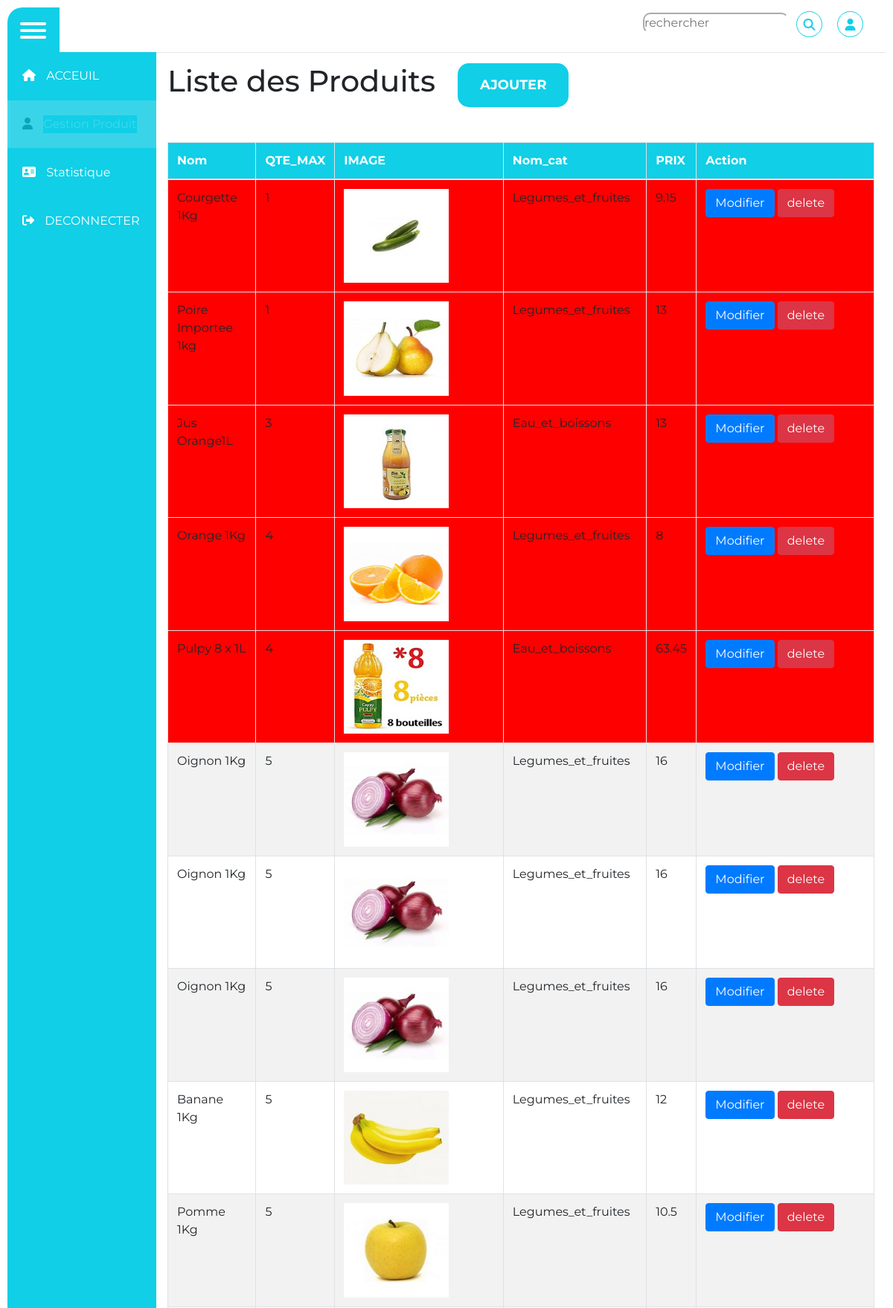
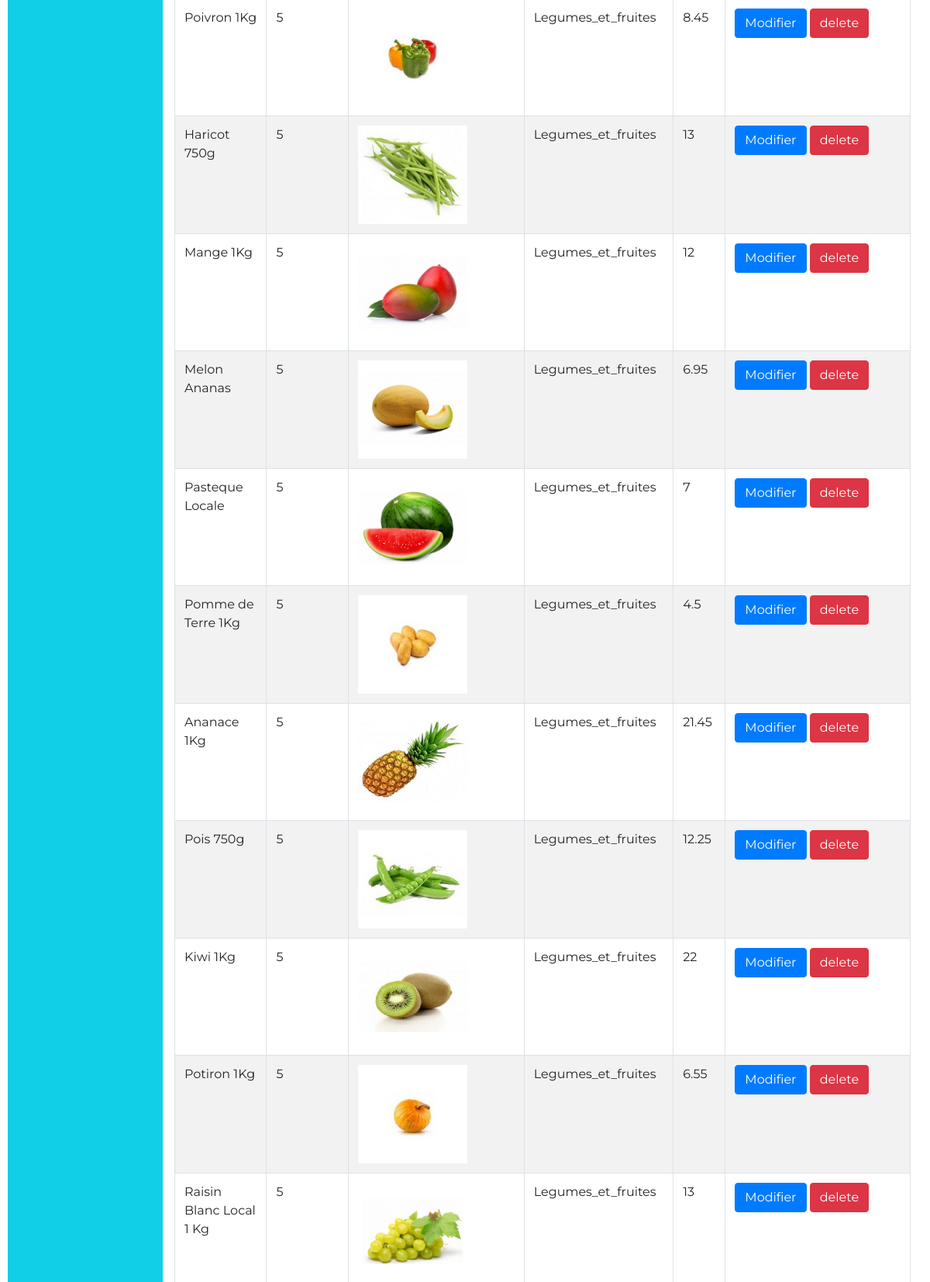
/admin/Product/produit.php (upper part), run on the app's committed database (2 pictures, top to bottom).
### tables this page shows
CREATE TABLE IF NOT EXISTS `produit` (
  `ID_PRD` int(11) NOT NULL AUTO_INCREMENT,
  `NOM` varchar(250) DEFAULT NULL,
  `QTE_MAX` float DEFAULT NULL,
  `IMAGE` longblob DEFAULT NULL,
  `Nom_cat` varchar(30) DEFAULT NULL,
  `PRIX` float DEFAULT NULL,
  PRIMARY KEY (`ID_PRD`)
);

### admin/Product/produit.php (the view, shortened to what this page needs)
<?php
$status = false;
$search = "";
?>
<!DOCTYPE html>
<html lang="en">
<head>
	<link rel="stylesheet" href="../css/styles.css">
  <link rel="stylesheet" href="https://stackpath.bootstrapcdn.com/bootstrap/4.4.1/css/bootstrap.min.css">
</head>
<body>
<div class="wrapper">
  <div class="top_navbar">
    <div class="hamburger">
       <div class="one"></div>
       <div class="two"></div>
       <div class="three"></div>
    </div>
    <div class="top_menu">
      <form class="form" role="form" action="produit.php" method="post"enctype="multipart/form-data">
      <ul>
        <li>
          <input type="text" placeholder="rechercher" name="name" id="search">
        </li>
       <li>
       <button type="submit" name="search" style="background-color:white;border:none;outline:none;" >
       <a>
          <i class="fas fa-search"></i></a>
</button>
          </li>
          <li><a href="produit.php">
          <i class="fas fa-user"></i>
          </a></li>
      </ul>
      </form>
    </div>
  </div>
  <div class="sidebar">
      <ul>
        <li class="title"><a href="../index.php" >
          <span class="icon"><i class="fas fa-home"></i></span>
          <span class="title">ACCEUIL</span></a></li>
        <li class="title"><a href="#" class="active">
          <span class="icon"><i class="fas fa-user"></i></span>
          <span class="title">Gestion Produit</span>
          </a></li>
        <li class="title"><a href="statistique.php">
          <span class="icon"><i class="fas fa-address-card"></i></span>
          <span class="title">Statistique</span>
          </a></li>
        <li class="title"><a href="../Loguot.php">
          <span class="icon"><i class="fas fa-sign-out-alt"></i></span>
          <span class="title">DECONNECTER</span>
          </a></li>
    </ul>
  </div>
  <div class="main_container">
    <div class="container admin">
        <div class="row">
        <h1>Liste des Produits</h1>
          <a class="btn-main" href="Ajoute.php">Ajouter</a>
            <table class="table table-striped table-bordered">
            <thead>
                <tr class="title">
                <th>Nom</th>
                <th>QTE_MAX</th>
                <th>IMAGE</th>
                <th>Nom_cat</th>
                <th>PRIX</th>
                <th>Action</th>
                </tr>
            </thead>
            <tbody>
            <tr>
            <?php
             $db = Database::connect();
            if($status){
              try{
              $statement = $db->prepare("select ID_PRD,NOM,QTE_MAX,IMAGE,Nom_cat,PRIX from produit where NOM = ? or Nom_cat = ?");
              $statement->execute(array($search,$search));
              while($item = $statement->fetch())
              {
             echo  '<tr>';
if($item['QTE_MAX'] < 5 ){
  echo    '<td class="exp">' . $item['NOM'] .  '</td>';
  echo    '<td class="exp">' . $item['QTE_MAX'] .  '</td>';
  echo    '<td class="exp" width=300 ><img class="image" src="../../img/'.$item["Nom_cat"] .'/' . $item["IMAGE"] .'" ></td>';
  echo    '<td class="exp">' . $item['Nom_cat'] .  '</td>';
  echo    '<td class="exp">' . $item['PRIX'] .  '</td>';
  echo   '<td class="exp" width=300>';
  echo   '<a class="btn btn-primary" href="Modifier.php?id=' .$item['ID_PRD'] . '"><span class="glyphicon glyphicon-pencil"></span> Modifier </a>';
  echo ' ';
  echo     '<a class="btn btn-danger" href="Suppression.php?id=' .$item['ID_PRD'] . '"><span class="glyphicon glyphicon-remove"></span> delete </a>';
  echo    '</td>';
}else{
  echo    '<td>' . $item['NOM'] .  '</td>';
  echo    '<td>' . $item['QTE_MAX'] .  '</td>';
  echo    '<td width=300><img class="image" src="../../img/'.$item["Nom_cat"] .'/' . $item["IMAGE"] .'" ></td>';
  echo    '<td>' . $item['Nom_cat'] .  '</td>';
  echo    '<td>' . $item['PRIX'] .  '</td>';
  echo   '<td width=300>';
  echo   '<a class="btn btn-primary" href="Modifier.php?id=' .$item['ID_PRD'] . '"><span class="glyphicon glyphicon-pencil"></span> Modifier </a>';
  echo ' ';
  echo     '<a class="btn btn-danger" href="Suppression.php?id=' .$item['ID_PRD'] . '"><span class="glyphicon glyphicon-remove"></span> delete </a>';
  echo    '</td>';
}
             echo '</tr>';
              }
            }catch(Exception $e){
                die('Erreur : ' . $e->getMessage());
            }
              }else{
              $statement = $db->query("select ID_PRD,NOM,QTE_MAX,IMAGE,Nom_cat,PRIX from produit  order by QTE_MAX asc");
              while($item = $statement->fetch())
              {
             echo  '<tr>';
if($item['QTE_MAX'] < 5 ){
  echo    '<td class="exp">' . $item['NOM'] .  '</td>';
  echo    '<td class="exp">' . $item['QTE_MAX'] .  '</td>';
  echo    '<td class="exp" width=300 ><img class="image" src="../../img/'.$item["Nom_cat"] .'/' . $item["IMAGE"] .'" ></td>';
  echo    '<td class="exp">' . $item['Nom_cat'] .  '</td>';
  echo    '<td class="exp">' . $item['PRIX'] .  '</td>';
  echo   '<td class="exp" width=300>';
  echo   '<a class="btn btn-primary" href="Modifier.php?id=' .$item['ID_PRD'] . '"><span class="glyphicon glyphicon-pencil"></span> Modifier </a>';
  echo     '<a class="btn btn-danger" href="Suppression.php?id=' .$item['ID_PRD'] . '"><span class="glyphicon glyphicon-remove"></span> delete </a>';
  echo    '</td>';
}else{
  echo    '<td>' . $item['NOM'] .  '</td>';
  echo    '<td>' . $item['QTE_MAX'] .  '</td>';
  echo    '<td width=300><img class="image" src="../../img/'.$item["Nom_cat"] .'/' . $item["IMAGE"] .'" ></td>';
  echo    '<td>' . $item['Nom_cat'] .  '</td>';
  echo    '<td>' . $item['PRIX'] .  '</td>';
  echo   '<td width=300>';
  echo   '<a class="btn btn-primary" href="Modifier.php?id=' .$item['ID_PRD'] . '"><span class="glyphicon glyphicon-pencil"></span> Modifier </a>';
  echo     '<a class="btn btn-danger" href="Suppression.php?id=' .$item['ID_PRD'] . '"><span class="glyphicon glyphicon-remove"></span> delete </a>';
  echo    '</td>';
}
             echo '</tr>';
              }
            }
                ?>
            </tbody>
            </table>
        </div>
        </div>
  </div>
</div>
</body>
</html>

### admin/css/styles.css (style rules this page uses)
* { margin: 0; padding: 0; list-style: none; text-decoration: none; box-sizing: border-box; font-family: 'Montserrat', sans-serif; }
body { background: #FFF; }
.wrapper { margin: 10px; }
.wrapper .top_navbar { width: calc(100% - 20px); height: 60px; display: flex; position: fixed; top: 10px; }
.wrapper .top_navbar .hamburger { width: 70px; height: 100%; background: #10CFE7; padding: 15px 17px; border-top-left-radius: 20px; cursor: pointer; }
.wrapper .top_navbar .hamburger div { width: 35px; height: 4px; background: #FFF; margin: 5px 0; border-radius: 5px; }
.title { background-color: #10CFE7; color: white; }
.wrapper .top_navbar .top_menu { width: calc(100% - 70px); height: 100%; background: #fff; border-top-right-radius: 20px; display: flex; justify-content: space-between; align-items: center; padding: 0 20px; box-shadow: 0 1px 1px rgba(0,0,0,0.1); }
.wrapper .top_navbar .top_menu ul { display: flex; }
.wrapper .top_navbar .top_menu ul li a { display: block; margin: 0 10px; width: 35px; height: 35px; line-height: 35px; text-align: center; border: 1px solid #10CFE7; border-radius: 50%; color: #10CFE7; }
.btn-main { padding: 16px 30px; background-color: #10CFE7; text-transform: uppercase; font-size: 18px; font-weight: 700; cursor: pointer; border-radius: 15px; color: #FFFFFF !important; border: none; margin-left: 30px; outline: none; text-decoration: none !important; }
.table { margin-top: 47px; }
.wrapper .sidebar { position: fixed; top: 70px; left: 10px; background: #10CFE7; width: 200px; height: calc(100% - 80px); border-bottom-left-radius: 20px; transition: all 0.3s ease; }
.wrapper .sidebar ul li a { display: block; padding: 20px; color: #fff; position: relative; margin-bottom: 1px; color: #FFF; white-space: nowrap; }
.wrapper .sidebar ul li a:before { content: ""; position: absolute; top: 0; left: 0; width: 3px; height: 100%; background: #FFF; display: none; }
.wrapper .sidebar ul li a span.icon { margin-right: 10px; display: inline-block; }
.wrapper .sidebar ul li a span.title { display: inline-block; }
.wrapper .sidebar ul li a:hover, .wrapper .sidebar ul li a.active { background: #e1ecf2; opacity: 0.2; color: #000; }
.wrapper .sidebar ul li a:hover:before, .wrapper .sidebar ul li a.active:before { display: block; }
.wrapper .main_container { width: (100% - 200px); margin-top: 70px; margin-left: 200px; padding: 15px; transition: all 0.3s ease; }
#search { border-radius: 10px; margin-top: 2px; outline: none; border-color: white; }
.exp { background-color: red; }
.image { width: 70%; }

### data on the page
produit: NOM "Courgette 1Kg", QTE_MAX "1", Nom_cat+IMAGE (picture), Nom_cat "Legumes_et_fruites", PRIX "9.15"
produit: NOM "Poire Importee 1kg", QTE_MAX "1", Nom_cat+IMAGE (picture), Nom_cat "Legumes_et_fruites", PRIX "13"
produit: NOM "Jus Orange1L", QTE_MAX "3", Nom_cat+IMAGE (picture), Nom_cat "Eau_et_boissons", PRIX "13"
produit: NOM "Orange 1Kg", QTE_MAX "4", Nom_cat+IMAGE (picture), Nom_cat "Legumes_et_fruites", PRIX "8"
produit: NOM "Pulpy 8 x 1L", QTE_MAX "4", Nom_cat+IMAGE (picture), Nom_cat "Eau_et_boissons", PRIX "63.45"
produit: NOM "Oignon 1Kg", QTE_MAX "5", Nom_cat+IMAGE (picture), Nom_cat "Legumes_et_fruites", PRIX "16"
produit: NOM "Oignon 1Kg", QTE_MAX "5", Nom_cat+IMAGE (picture), Nom_cat "Legumes_et_fruites", PRIX "16"
produit: NOM "Oignon 1Kg", QTE_MAX "5", Nom_cat+IMAGE (picture), Nom_cat "Legumes_et_fruites", PRIX "16"
produit: NOM "Banane 1Kg", QTE_MAX "5", Nom_cat+IMAGE (picture), Nom_cat "Legumes_et_fruites", PRIX "12"
produit: NOM "Pomme 1Kg", QTE_MAX "5", Nom_cat+IMAGE (picture), Nom_cat "Legumes_et_fruites", PRIX "10.5"
produit: NOM "Poivron 1Kg", QTE_MAX "5", Nom_cat+IMAGE (picture), Nom_cat "Legumes_et_fruites", PRIX "8.45"
produit: NOM "Haricot 750g", QTE_MAX "5", Nom_cat+IMAGE (picture), Nom_cat "Legumes_et_fruites", PRIX "13"
produit: NOM "Mange 1Kg", QTE_MAX "5", Nom_cat+IMAGE (picture), Nom_cat "Legumes_et_fruites", PRIX "12"
produit: NOM "Melon Ananas", QTE_MAX "5", Nom_cat+IMAGE (picture), Nom_cat "Legumes_et_fruites", PRIX "6.95"
produit: NOM "Pasteque Locale", QTE_MAX "5", Nom_cat+IMAGE (picture), Nom_cat "Legumes_et_fruites", PRIX "7"
produit: NOM "Pomme de Terre 1Kg", QTE_MAX "5", Nom_cat+IMAGE (picture), Nom_cat "Legumes_et_fruites", PRIX "4.5"
produit: NOM "Ananace 1Kg", QTE_MAX "5", Nom_cat+IMAGE (picture), Nom_cat "Legumes_et_fruites", PRIX "21.45"
produit: NOM "Pois 750g", QTE_MAX "5", Nom_cat+IMAGE (picture), Nom_cat "Legumes_et_fruites", PRIX "12.25"
produit: NOM "Kiwi 1Kg", QTE_MAX "5", Nom_cat+IMAGE (picture), Nom_cat "Legumes_et_fruites", PRIX "22"
produit: NOM "Potiron 1Kg", QTE_MAX "5", Nom_cat+IMAGE (picture), Nom_cat "Legumes_et_fruites", PRIX "6.55"
produit: NOM "Raisin Blanc Local 1 Kg", QTE_MAX "5", Nom_cat+IMAGE (picture), Nom_cat "Legumes_et_fruites", PRIX "13"
